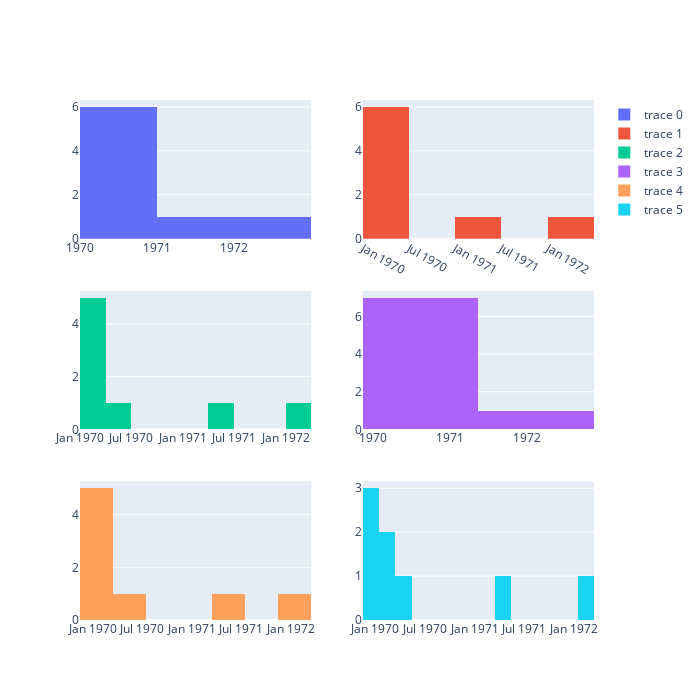

Notebook source saved alongside this figure:
### Code cell
import plotly.graph_objects as go
from plotly.subplots import make_subplots

x = ['1970-01-01', '1970-01-01', '1970-02-01', '1970-04-01', '1970-01-02',
     '1972-01-31', '1970-02-13', '1971-04-19']

fig = make_subplots(rows=3, cols=2, column_widths=[0.5, 0.5], row_heights=[0.3, 0.3, 0.3], )

trace0 = go.Histogram(x=x, nbinsx=4)
trace1 = go.Histogram(x=x, nbinsx = 8)
trace2 = go.Histogram(x=x, nbinsx=10)
trace3 = go.Histogram(x=x,
                      xbins=dict(
                      start='1969-11-15',
                      end='1972-03-31',
                      size='M18'), # M18 stands for 18 months
                      autobinx=False,
                     )
trace4 = go.Histogram(x=x,
                      xbins=dict(
                      start='1969-11-15',
                      end='1972-03-31',
                      size='M4'), # 4 months bin size
                      autobinx=False,
                      )
trace5 = go.Histogram(x=x,
                      xbins=dict(
                      start='1969-11-15',
                      end='1972-03-31',
                      size= 'M2'), # 2 months
                      autobinx = False
                      )

fig.append_trace(trace0, 1, 1)
fig.append_trace(trace1, 1, 2)
fig.append_trace(trace2, 2, 1)
fig.append_trace(trace3, 2, 2)
fig.append_trace(trace4, 3, 1)
fig.append_trace(trace5, 3, 2)
fig.update_layout(height = 700, width = 700)

fig.show()

### Figure 1 — Plotly figure (JSON) as saved in the notebook; plotly's stock layout.template omitted (floating-point values rounded to 4 significant figures)
{"data": [{"nbinsx": 4, "type": "histogram", "x": ["1970-01-01", "1970-01-01", "1970-02-01", "1970-04-01", "1970-01-02", "1972-01-31", "1970-02-13", "1971-04-19"], "xaxis": "x", "yaxis": "y"}, {"nbinsx": 8, "type": "histogram", "x": ["1970-01-01", "1970-01-01", "1970-02-01", "1970-04-01", "1970-01-02", "1972-01-31", "1970-02-13", "1971-04-19"], "xaxis": "x2", "yaxis": "y2"}, {"nbinsx": 10, "type": "histogram", "x": ["1970-01-01", "1970-01-01", "1970-02-01", "1970-04-01", "1970-01-02", "1972-01-31", "1970-02-13", "1971-04-19"], "xaxis": "x3", "yaxis": "y3"}, {"autobinx": false, "type": "histogram", "x": ["1970-01-01", "1970-01-01", "1970-02-01", "1970-04-01", "1970-01-02", "1972-01-31", "1970-02-13", "1971-04-19"], "xaxis": "x4", "xbins": {"end": "1972-03-31", "size": "M18", "start": "1969-11-15"}, "yaxis": "y4"}, {"autobinx": false, "type": "histogram", "x": ["1970-01-01", "1970-01-01", "1970-02-01", "1970-04-01", "1970-01-02", "1972-01-31", "1970-02-13", "1971-04-19"], "xaxis": "x5", "xbins": {"end": "1972-03-31", "size": "M4", "start": "1969-11-15"}, "yaxis": "y5"}, {"autobinx": false, "type": "histogram", "x": ["1970-01-01", "1970-01-01", "1970-02-01", "1970-04-01", "1970-01-02", "1972-01-31", "1970-02-13", "1971-04-19"], "xaxis": "x6", "xbins": {"end": "1972-03-31", "size": "M2", "start": "1969-11-15"}, "yaxis": "y6"}], "layout": {"height": 700, "width": 700, "xaxis": {"anchor": "y", "domain": [0, 0.45]}, "xaxis2": {"anchor": "y2", "domain": [0.55, 1]}, "xaxis3": {"anchor": "y3", "domain": [0, 0.45]}, "xaxis4": {"anchor": "y4", "domain": [0.55, 1]}, "xaxis5": {"anchor": "y5", "domain": [0, 0.45]}, "xaxis6": {"anchor": "y6", "domain": [0.55, 1]}, "yaxis": {"anchor": "x", "domain": [0.7333, 1]}, "yaxis2": {"anchor": "x2", "domain": [0.7333, 1]}, "yaxis3": {"anchor": "x3", "domain": [0.3667, 0.6333]}, "yaxis4": {"anchor": "x4", "domain": [0.3667, 0.6333]}, "yaxis5": {"anchor": "x5", "domain": [0, 0.2667]}, "yaxis6": {"anchor": "x6", "domain": [0, 0.2667]}}}
